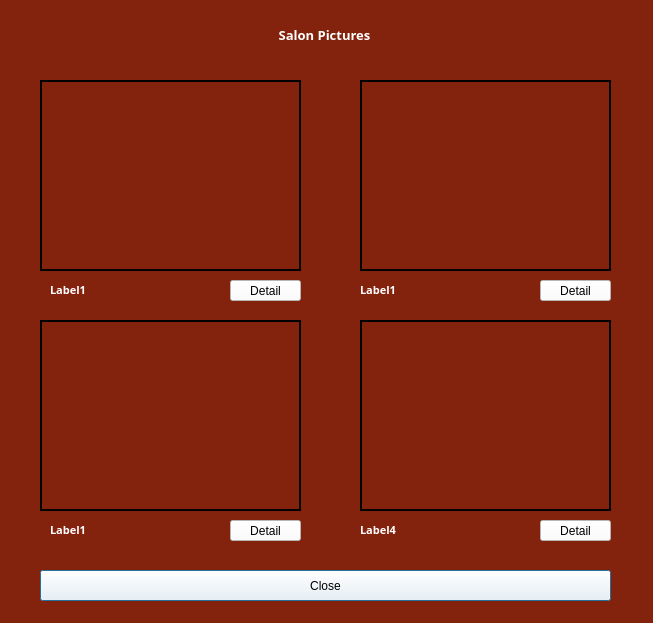
<?xml version="1.0" encoding="UTF-8"?>
<ui version="4.0">
 <class>Dialog</class>
 <widget class="QDialog" name="Dialog">
  <property name="geometry">
   <rect>
    <x>0</x>
    <y>0</y>
    <width>653</width>
    <height>623</height>
   </rect>
  </property>
  <property name="windowTitle">
   <string>Dialog</string>
  </property>
  <property name="styleSheet">
   <string notr="true">background-color: #83230E;
color: white;</string>
  </property>
  <widget class="QLabel" name="labelTitle">
   <property name="geometry">
    <rect>
     <x>39</x>
     <y>20</y>
     <width>571</width>
     <height>31</height>
    </rect>
   </property>
   <property name="font">
    <font>
     <family>Arial Black</family>
     <pointsize>10</pointsize>
     <weight>75</weight>
     <bold>true</bold>
    </font>
   </property>
   <property name="text">
    <string>&lt;html&gt;&lt;head/&gt;&lt;body&gt;&lt;p align=&quot;center&quot;&gt;Salon Pictures&lt;/p&gt;&lt;/body&gt;&lt;/html&gt;</string>
   </property>
  </widget>
  <widget class="QPushButton" name="closebutton">
   <property name="geometry">
    <rect>
     <x>40</x>
     <y>570</y>
     <width>571</width>
     <height>31</height>
    </rect>
   </property>
   <property name="styleSheet">
    <string notr="true">background-color: white; color: black</string>
   </property>
   <property name="text">
    <string>Close</string>
   </property>
  </widget>
  <widget class="QLabel" name="photo2">
   <property name="geometry">
    <rect>
     <x>360</x>
     <y>80</y>
     <width>251</width>
     <height>191</height>
    </rect>
   </property>
   <property name="styleSheet">
    <string notr="true">border: 2px solid black</string>
   </property>
   <property name="text">
    <string/>
   </property>
  </widget>
  <widget class="QLabel" name="photo1">
   <property name="geometry">
    <rect>
     <x>40</x>
     <y>80</y>
     <width>261</width>
     <height>191</height>
    </rect>
   </property>
   <property name="styleSheet">
    <string notr="true">border: 2px solid black</string>
   </property>
   <property name="text">
    <string/>
   </property>
  </widget>
  <widget class="QPushButton" name="detailButton1">
   <property name="geometry">
    <rect>
     <x>230</x>
     <y>280</y>
     <width>71</width>
     <height>21</height>
    </rect>
   </property>
   <property name="styleSheet">
    <string notr="true">background-color: white; color: black</string>
   </property>
   <property name="text">
    <string>Detail</string>
   </property>
  </widget>
  <widget class="QLabel" name="nameLabel1">
   <property name="geometry">
    <rect>
     <x>50</x>
     <y>280</y>
     <width>171</width>
     <height>21</height>
    </rect>
   </property>
   <property name="font">
    <font>
     <family>Arial Black</family>
     <pointsize>10</pointsize>
     <weight>75</weight>
     <bold>true</bold>
    </font>
   </property>
   <property name="text">
    <string>&lt;html&gt;&lt;head/&gt;&lt;body&gt;&lt;p&gt;&lt;span style=&quot; font-size:8pt;&quot;&gt;Label1&lt;/span&gt;&lt;/p&gt;&lt;/body&gt;&lt;/html&gt;</string>
   </property>
  </widget>
  <widget class="QPushButton" name="detailButton1_2">
   <property name="geometry">
    <rect>
     <x>540</x>
     <y>280</y>
     <width>71</width>
     <height>21</height>
    </rect>
   </property>
   <property name="styleSheet">
    <string notr="true">background-color: white; color: black</string>
   </property>
   <property name="text">
    <string>Detail</string>
   </property>
  </widget>
  <widget class="QLabel" name="nameLabel1_2">
   <property name="geometry">
    <rect>
     <x>360</x>
     <y>280</y>
     <width>171</width>
     <height>21</height>
    </rect>
   </property>
   <property name="font">
    <font>
     <family>Arial Black</family>
     <pointsize>10</pointsize>
     <weight>75</weight>
     <bold>true</bold>
    </font>
   </property>
   <property name="text">
    <string>&lt;html&gt;&lt;head/&gt;&lt;body&gt;&lt;p&gt;&lt;span style=&quot; font-size:8pt;&quot;&gt;Label1&lt;/span&gt;&lt;/p&gt;&lt;/body&gt;&lt;/html&gt;</string>
   </property>
  </widget>
  <widget class="QPushButton" name="detailButton1_4">
   <property name="geometry">
    <rect>
     <x>540</x>
     <y>520</y>
     <width>71</width>
     <height>21</height>
    </rect>
   </property>
   <property name="styleSheet">
    <string notr="true">background-color: white; color: black</string>
   </property>
   <property name="text">
    <string>Detail</string>
   </property>
  </widget>
  <widget class="QPushButton" name="detailButton1_3">
   <property name="geometry">
    <rect>
     <x>230</x>
     <y>520</y>
     <width>71</width>
     <height>21</height>
    </rect>
   </property>
   <property name="styleSheet">
    <string notr="true">background-color: white; color: black</string>
   </property>
   <property name="text">
    <string>Detail</string>
   </property>
  </widget>
  <widget class="QLabel" name="nameLabel1_3">
   <property name="geometry">
    <rect>
     <x>50</x>
     <y>520</y>
     <width>171</width>
     <height>21</height>
    </rect>
   </property>
   <property name="font">
    <font>
     <family>Arial Black</family>
     <pointsize>10</pointsize>
     <weight>75</weight>
     <bold>true</bold>
    </font>
   </property>
   <property name="text">
    <string>&lt;html&gt;&lt;head/&gt;&lt;body&gt;&lt;p&gt;&lt;span style=&quot; font-size:8pt;&quot;&gt;Label1&lt;/span&gt;&lt;/p&gt;&lt;/body&gt;&lt;/html&gt;</string>
   </property>
  </widget>
  <widget class="QLabel" name="photo4">
   <property name="geometry">
    <rect>
     <x>360</x>
     <y>320</y>
     <width>251</width>
     <height>191</height>
    </rect>
   </property>
   <property name="styleSheet">
    <string notr="true">border: 2px solid black</string>
   </property>
   <property name="text">
    <string/>
   </property>
  </widget>
  <widget class="QLabel" name="nameLabel1_4">
   <property name="geometry">
    <rect>
     <x>360</x>
     <y>520</y>
     <width>171</width>
     <height>21</height>
    </rect>
   </property>
   <property name="font">
    <font>
     <family>Arial Black</family>
     <pointsize>10</pointsize>
     <weight>75</weight>
     <bold>true</bold>
    </font>
   </property>
   <property name="text">
    <string>&lt;html&gt;&lt;head/&gt;&lt;body&gt;&lt;p&gt;&lt;span style=&quot; font-size:8pt;&quot;&gt;Label4&lt;/span&gt;&lt;/p&gt;&lt;/body&gt;&lt;/html&gt;</string>
   </property>
  </widget>
  <widget class="QLabel" name="photo3">
   <property name="geometry">
    <rect>
     <x>40</x>
     <y>320</y>
     <width>261</width>
     <height>191</height>
    </rect>
   </property>
   <property name="styleSheet">
    <string notr="true">border: 2px solid black</string>
   </property>
   <property name="text">
    <string/>
   </property>
  </widget>
 </widget>
 <resources/>
 <connections/>
</ui>
